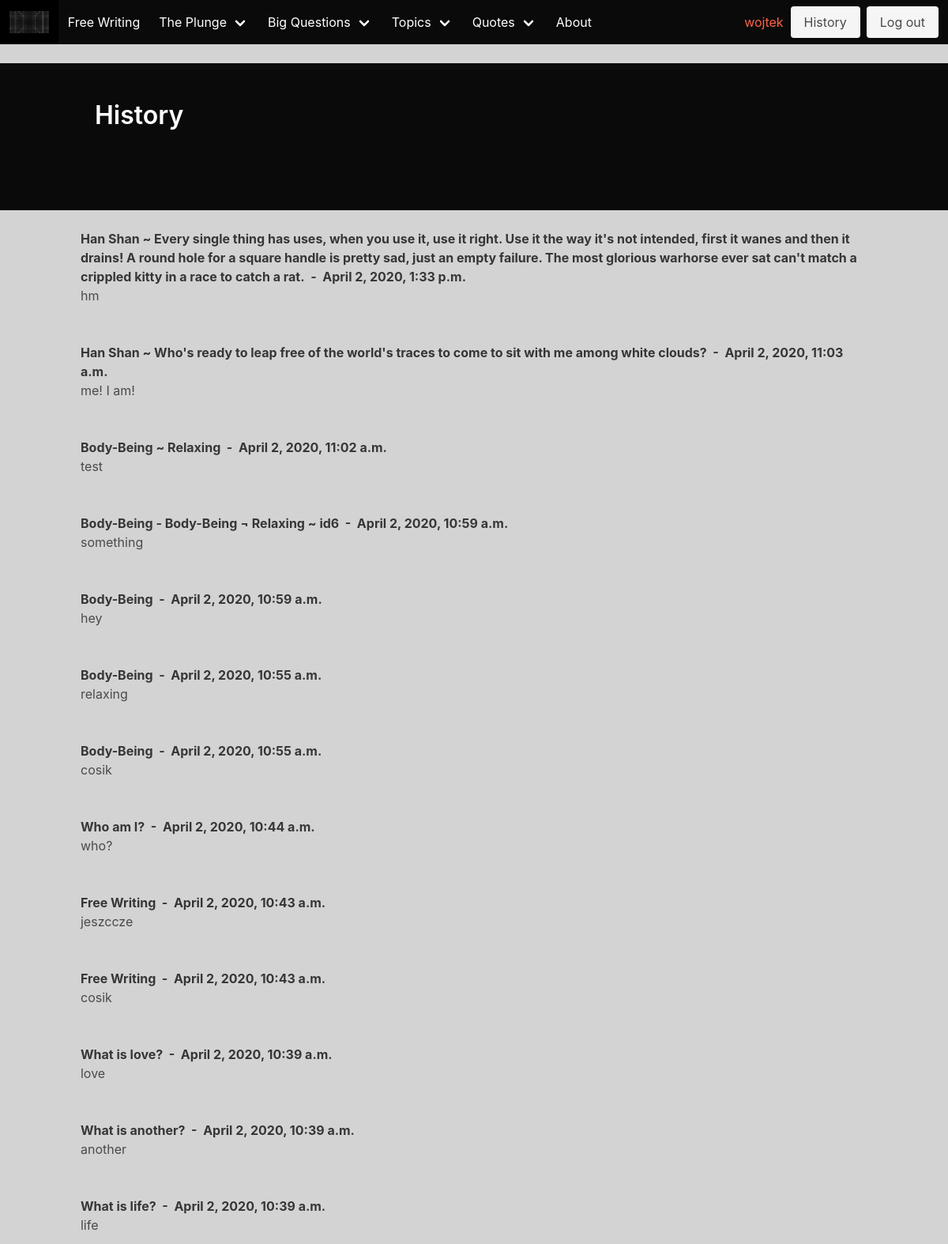
The app's page /history (signed in) with its own data.
### entries/models.py (models this page shows, shortened)
class Entry(models.Model):
    author = models.ForeignKey(User, on_delete=models.CASCADE, null=True)
    topic = models.TextField(null=True)
    text = models.TextField()
    date = models.DateTimeField(auto_now_add=True)
    class Meta:
        verbose_name_plural = 'Entries'

### entries/views.py (the view)
# urls.py: path('history', views.history, name= 'history'),
def history(request):
    ent = Entry.objects.filter(author=request.user)
    ent = ent.order_by('-date')
    context={'entries': ent}
    context1 = common(request)
    context.update(context1)
    return render(request, 'main/history.html', context)

### entries/views.py (called while the page is built)
def common(request):
    form = EntryForm()
    topics = Topic.objects.all()
    questions = Question.objects.all()
    quotes = Quote.objects.all()
    shadows = Shadow.objects.all()
    plunges = Plunge.objects.all()
    context = {'form' : form, 'questions': questions, 'quotes': quotes,
               'topics': topics, 'shadows': shadows, 'plunges': plunges }
    return context

### entries/templates/main/history.html
<!DOCTYPE html>
{% extends 'main/template.html' %}
{% block title %}
    History
{% endblock %}
{% block content %}
            {% for entry in entries %}
                <div class="columns" >
                    <div class="column column is-10 is-offset-1" >
                            <br>
                                <strong>{{ entry.topic }}&nbsp; - &nbsp;{{ entry.date }}</strong>
                                <br> {{ entry.text }}
                    </div>
                </div>
            {% endfor %}
{% endblock %}

### entries/templates/main/template.html (shortened to what this page needs)
<!DOCTYPE html>
<html lang="en">
<head>
    <link rel="stylesheet" href="https://cdnjs.cloudflare.com/ajax/libs/bulma/0.6.2/css/bulma.min.css" />
    <body style="background-color:lightgrey; ">
</head>
<body >
    <nav class="navbar is-black" role="navigation" aria-label="main navigation">
      <div class="navbar-brand">
        <a class="navbar-item" href="{% url 'home' %}">
          {% load static %}
          <img src= "{% static "images/field.jpg" %}">
        </a>
      </div>
      <div id="navbarBasicExample" class="navbar-menu">
        <div class="navbar-start">
	          <a class="navbar-item" href="{% url 'free_writing' %}">
	            Free Writing
	          </a>
	          <div class="navbar-item has-dropdown is-hoverable">
                <a class="navbar-link">
                  The Plunge
                </a>
              </div>
              <div class="navbar-item has-dropdown is-hoverable">
                <a class="navbar-link">
                  Big Questions
                </a>
              </div>
	          <div class="navbar-item has-dropdown is-hoverable">
                <a class="navbar-link">
                  Topics
                </a>
              </div>
	          <div class="navbar-item has-dropdown is-hoverable">
	            <a class="navbar-link">
	              Quotes
	            </a>
	          </div>
              <a class="navbar-item" href="{% url 'about' %}">
                About
              </a>
          </div>
        </div>
            {% if user.is_authenticated %}
                <div class="navbar-end">
                  <div class="navbar-item">
                    <font color="tomato"> {{user.username}}&nbsp&nbsp </font>
                    <div class="buttons">
                      <a class="button is-light" href="{% url 'history' %}">
                        History
                      </a>
                      <a class="button is-light" href="{% url 'logout' %}">
                        Log out
                      </a>
                    </div>
                  </div>
                </div>
            {% endif %}
    </nav>
    <br>
	<section class="hero is-black">
	  <div class="hero-body">
	    <div class="container">
	      <h1 class="title">
	        {% block title %}
	        {% endblock %}
	      </h1>
	      <h2 class="subtitle">
	        {% block subtitle %}
			    <br>
			    <br>
			{% endblock %}
	      </h2>
	    </div>
	  </div>
	</section>
    {% block content %}
    {% endblock %}
</body>

### entries/templates/main/template.html (style rules this page uses)
body, html { height: 100%; overflow-x: hidden; overflow-y: auto; }

### records on screen
Entry: topic "Han Shan ~ Every single thing has uses, when you use it, use it right. Use it the way it's not intended, first it wanes and then it drains! A round hole for a square handle is pretty sad, just an empty failure. The most glorious warhorse ever sat can't match a crippled kitty in a race to catch a rat.", date "April 2, 2020, 1:33 p.m.", text "hm"
Entry: topic "Han Shan ~ Who's ready to leap free of the world's traces to come to sit with me among white clouds?", date "April 2, 2020, 11:03 a.m.", text "me! I am!"
Entry: topic "Body-Being ~ Relaxing", date "April 2, 2020, 11:02 a.m.", text "test"
Entry: topic "Body-Being - Body-Being ¬ Relaxing ~ id6", date "April 2, 2020, 10:59 a.m.", text "something"
Entry: topic "Body-Being", date "April 2, 2020, 10:59 a.m.", text "hey"
Entry: topic "Body-Being", date "April 2, 2020, 10:55 a.m.", text "relaxing"
Entry: topic "Body-Being", date "April 2, 2020, 10:55 a.m.", text "cosik"
Entry: topic "Who am I?", date "April 2, 2020, 10:44 a.m.", text "who?"
Entry: topic "Free Writing", date "April 2, 2020, 10:43 a.m.", text "jeszccze"
Entry: topic "Free Writing", date "April 2, 2020, 10:43 a.m.", text "cosik"
Entry: topic "What is love?", date "April 2, 2020, 10:39 a.m.", text "love"
Entry: topic "What is another?", date "April 2, 2020, 10:39 a.m.", text "another"
Entry: topic "What is life?", date "April 2, 2020, 10:39 a.m.", text "life"

### other values on screen
{{ user.username }} "wojtek"
